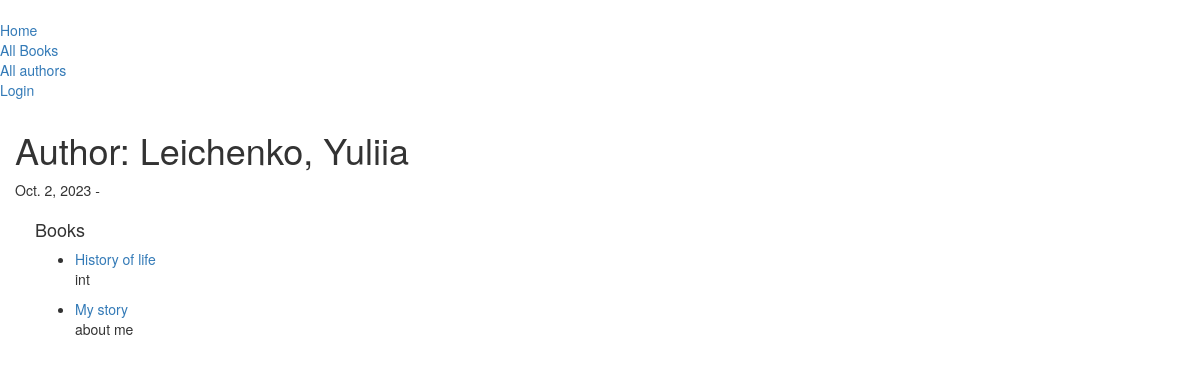
/catalog/author/2, run on the app's committed database.
### catalog/models.py (models this page shows, shortened)
class Author(models.Model):
    first_name = models.CharField(max_length=100)
    last_name = models.CharField(max_length=100)
    date_of_birth = models.DateField('born', null=True, blank=True)
    date_of_death = models.DateField('died', null=True, blank=True)

class Book(models.Model):
    title = models.CharField(max_length=200)
    author = models.ForeignKey('Author', on_delete=models.SET_NULL, null=True)
    summary = models.TextField(max_length=1000, help_text="Enter a brief description of the book")
    isbn = models.CharField('ISBN',max_length=13, help_text='13 Character <a href="https://www.isbn-international.org/content/what-isbn">ISBN number</a>')
    genre = models.ManyToManyField(Genre, help_text="Select a genre for this book")
    def get_absolute_url(self):
        return reverse("book-detail", args=[str(self.id)])
    def display_genre(self):
        return ', '.join([ genre.name for genre in self.genre.all()[:3] ])
    display_genre.short_description = "Genre"

### catalog/views.py (the view)
# urls.py: re_path(r'^author/(?P<pk>\d+)$', views.AuthorDetailView.as_view(), name='author-detail'),
class AuthorDetailView(generic.DetailView):
    model = Author

### catalog/templates/catalog/author_detail.html
{% extends "base_generic.html" %}
{% block content %}
  <h1>Author: {{ author.last_name }}, {{ author.first_name}}</h1>
  <p>{{ author.date_of_birth }} - {% if author.date_of_death %} {{ author.date_of_death }} {% else %} {% endif %}</p>
  <div style="margin-left:20px;margin-top:20px">
    <h4>Books</h4>
    {% for book in author.book_set.all %}
    <ul>
        <li> <a href="{{ book.get_absolute_url }}">{{ book.title }}</a></li>
        {{ book.summary }}
    </ul>
    {% endfor %}
  </div>
{% endblock %}

### data on the page
Author: last_name "Leichenko", first_name "Yuliia", date_of_birth "Oct. 2, 2023"
Book: title "History of life", summary "int"
Book: title "My story", summary "about me"
